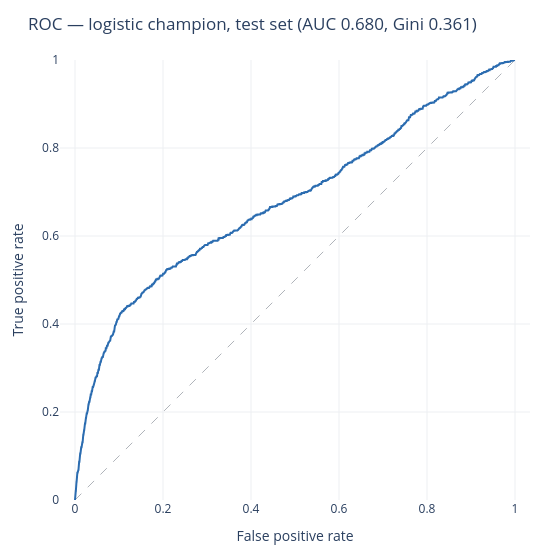

Here is the notebook cell this chart was saved with:
### Code cell
fpr, tpr, thr = roc_curve(datasets["y_test"], y_score)

fig = go.Figure()
fig.add_trace(
    go.Scatter(
        x=[0, 1],
        y=[0, 1],
        mode="lines",
        hoverinfo="skip",
        line={"color": "#B0B4BA", "width": 1, "dash": "dash"},
        showlegend=False,
    )
)
fig.add_trace(
    go.Scatter(
        x=fpr,
        y=tpr,
        mode="lines",
        customdata=thr,
        line={"color": "#2B6CB0", "width": 2},
        showlegend=False,
        hovertemplate="FPR %{x:.3f}<br>TPR %{y:.3f}"
        "<br>threshold %{customdata:.3f}<extra></extra>",
    )
)
fig.update_layout(
    title=f"ROC — logistic champion, test set (AUC {auc:.3f}, Gini {2 * auc - 1:.3f})",
    xaxis={
        "title": "False positive rate",
        "range": [0, 1],
        "gridcolor": "#EDEFF2",
        "zeroline": False,
    },
    yaxis={
        "title": "True positive rate",
        "range": [0, 1],
        "gridcolor": "#EDEFF2",
        "zeroline": False,
        "scaleanchor": "x",
        "scaleratio": 1,
    },
    template="plotly_white",
    width=560,
    height=560,
    margin={"l": 60, "r": 30, "t": 60, "b": 60},
)
fig.show()

### Figure 1 — Plotly figure (JSON) as saved in the notebook; plotly's stock layout.template omitted (floating-point values rounded to 4 significant figures; data arrays with more than 128 entries replaced by an {"elided": "..."} marker saying what was removed)
{"data": [{"hoverinfo": "skip", "line": {"color": "#B0B4BA", "dash": "dash", "width": 1}, "mode": "lines", "showlegend": false, "type": "scatter", "x": [0, 1], "y": [0, 1]}, {"customdata": {"elided": "1793 float values"}, "hovertemplate": "FPR %{x:.3f}<br>TPR %{y:.3f}<br>threshold %{customdata:.3f}<extra></extra>", "line": {"color": "#2B6CB0", "width": 2}, "mode": "lines", "showlegend": false, "type": "scatter", "x": {"elided": "1793 float values"}, "y": {"elided": "1793 float values"}}], "layout": {"height": 560, "margin": {"b": 60, "l": 60, "r": 30, "t": 60}, "title": {"text": "ROC — logistic champion, test set (AUC 0.680, Gini 0.361)"}, "width": 560, "xaxis": {"gridcolor": "#EDEFF2", "range": [0, 1], "title": {"text": "False positive rate"}, "zeroline": false}, "yaxis": {"gridcolor": "#EDEFF2", "range": [0, 1], "scaleanchor": "x", "scaleratio": 1, "title": {"text": "True positive rate"}, "zeroline": false}}}
